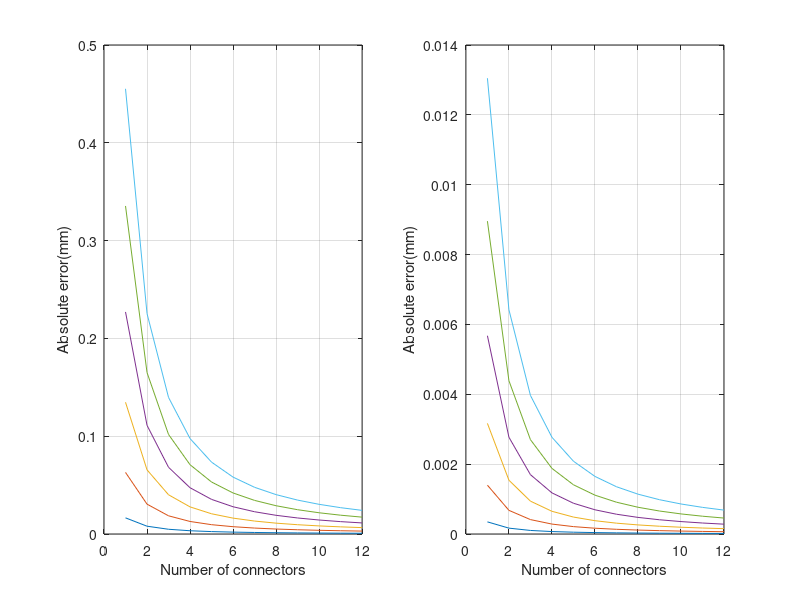

MATLAB code to generate this figure:
clear;clc;
%% Parameter Define
%%%%%%%%%%%%%%%%%%%%%%%%%%%%%%%%%%%%%%%%%%%%%%%%%%%%%%%%%%%%%%%%%%%%%%%%%%%
% Sr: the arc length of the bending curve                                 %
% r:  the distance between the central axis of the cable guiding hole on  %
%     the connector and the central axis of the connector                 %
% d:  the thickness of the cross-shaped sheet                             %
% R1: the radius of the bending curve                                     %
% l1: the ideal length of the driving cable 1 between the bottom plane    %
%     of the upper connector and the top plane of the lower connector     %
% Ea: the absolute error                                                  %
% Er: the relative error                                                  %
%%%%%%%%%%%%%%%%%%%%%%%%%%%%%%%%%%%%%%%%%%%%%%%%%%%%%%%%%%%%%%%%%%%%%%%%%%% 
length_mm=100;
Sr=0.5*length_mm; 
r=0.14*length_mm; 
d=0.015*length_mm; 
%% Assumption Calculation
for n=1:1:12 % Assume the number of the connectors is n
    for i = 1:1:6
        alpha1=i*10*pi/180;
        R1=Sr/alpha1; 
        S1=(R1-r)*alpha1; 
        l1=2*(n+1)*(R1-r)*sin( ...
            alpha1/(2*(n+1)))-(n+1)*((n*d/(n+1))/sin((pi-alpha1/(n+1))/2 ...
            )-n*d/(n+1));
        % calculate absolute error
        E(i).Ea(n,1) = S1-l1; 
        %E(i).Ea(n,2) = n;
        % calculate relative error 
        E(i).Er(n,1) = (E(i).Ea(n,1)/l1);  
        %E(i).Er(n,2) = n;
    end
end
%% Figure Plot
figure;
subplot(1,2,1);
for i = 1:1:6
    plot(E(i).Ea);
    hold on;
end
xlabel('Number of connectors');
ylabel('Absolute error(mm)');
grid on;
subplot(1,2,2);
for i = 1:1:6
    plot(E(i).Er);
    hold on;
end
xlabel('Number of connectors');
ylabel('Absolute error(mm)');
grid on;
    
